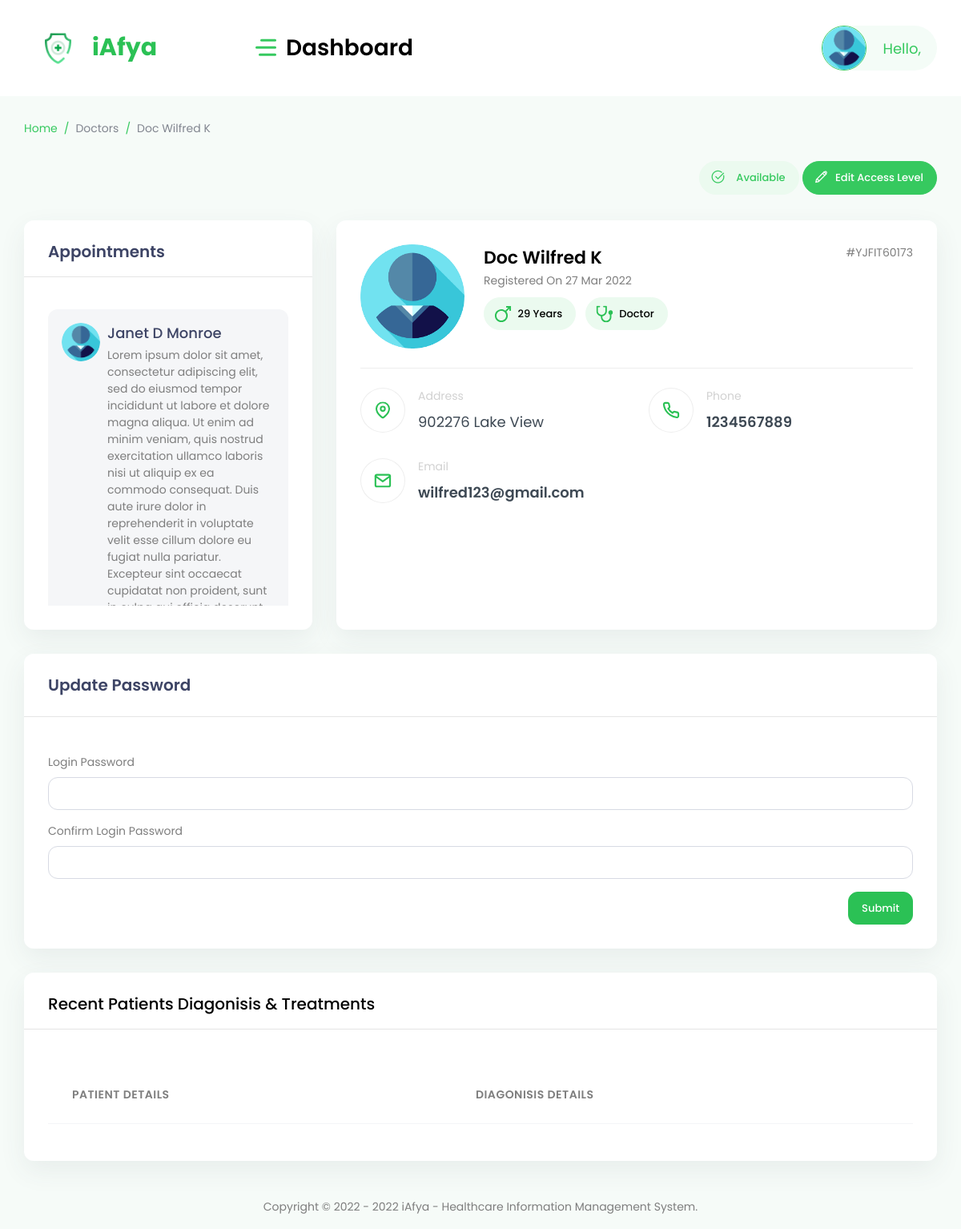
The page /views/doctor.php?view=4 on the database its author committed.
### tables this page shows
CREATE TABLE `users` (
  `user_id` int(200) NOT NULL,
  `user_number` varchar(200) DEFAULT NULL,
  `user_name` varchar(200) DEFAULT NULL,
  `user_email` varchar(200) DEFAULT NULL,
  `user_phone` varchar(200) DEFAULT NULL,
  `user_age` varchar(200) DEFAULT NULL,
  `user_address` longtext DEFAULT NULL,
  `user_passport` longtext DEFAULT NULL,
  `user_date_added` varchar(200) DEFAULT NULL,
  `user_password` varchar(200) DEFAULT NULL,
  `user_access_level` varchar(200) DEFAULT NULL
);

CREATE TABLE `appointments` (
  `app_id` int(200) NOT NULL,
  `app_ref_code` varchar(200) NOT NULL,
  `app_doc_id` int(200) NOT NULL,
  `app_user_id` int(200) NOT NULL,
  `app_status` varchar(200) DEFAULT NULL,
  `app_date` varchar(200) DEFAULT NULL,
  `app_details` longtext DEFAULT NULL
);

### views/doctor.php (the view, shortened to what this page needs)
<?php
require_once '../app/settings/config.php';
require_once('../app/partials/head.php');
?>
<body>
    <div id="main-wrapper">
        <?php require_once('../app/partials/header.php');
        $view = $_GET['view'];
        $ret = "SELECT * FROM users
        WHERE user_id  = '$view'";
        $stmt = $mysqli->prepare($ret);
        $stmt->execute();
        $res = $stmt->get_result();
        while ($user = $res->fetch_object()) {
        ?>
            <div class="content-body">
                <div class="container-fluid">
                    <div class="page-titles">
                        <ol class="breadcrumb">
                            <li class="breadcrumb-item active"><a href="javascript:void(0)">Home</a></li>
                            <li class="breadcrumb-item"><a href="doctors">Doctors</a></li>
                            <li class="breadcrumb-item"><a href="javascript:void(0)"><?php echo $user->user_name; ?></a></li>
                        </ol>
                    </div>
                    <div class="d-block d-sm-flex mb-3 mb-md-4">
                        <div class="dropdown ml-auto mr-1 d-inline-block">
                            <button type="button" class="btn btn-primary btn-rounded  light font-w600  mb-2" data-toggle="dropdown" aria-expanded="false">
                                <i class="las la-check-circle scale5 mr-3"></i>Available
                            </button>
                        </div>
                        <a data-toggle="modal" href="#update" class="btn btn-primary btn-rounded mb-2"><i class="las scale5 la-pencil-alt mr-2"></i> Edit Access Level</a>
                    </div>
                    <div class="row">
                        <div class="col-xl-3 col-lg-4 col-xxl-4">
                            <div class="card">
                                <div class="card-header border-0 pb-0">
                                    <h4 class="fs-20 font-w600 mb-0">Appointments</h4>
                                </div>
                                <hr>
                                <div class="card-body pt-4">
                                    <div id="DZ_W_Todo2" class="widget-media dz-scroll ps ps--active-y height370">
                                        <ul class="timeline">
                                            <?php
                                            $ret = "SELECT * FROM appointments a
                                            INNER JOIN users u ON u.user_id = a.app_user_id
                                            WHERE a.app_doc_id  = '$view'";
                                            $stmt = $mysqli->prepare($ret);
                                            $stmt->execute();
                                            $res = $stmt->get_result();
                                            while ($appts = $res->fetch_object()) {
                                            ?>
                                                <li>
                                                    <div class="timeline-panel bgl-dark flex-wrap border-0 p-3 rounded">
                                                        <div class="media bg-transparent mr-2">
                                                            <img class="rounded-circle" alt="image" width="48" src="../assets/images/no-profile.png">
                                                        </div>
                                                        <div class="media-body">
                                                            <h5 class="mb-1 fs-18"><?php echo $appts->user_name; ?></h5>
                                                            <span><?php echo $appts->app_details; ?></span>
                                                        </div>
                                                    </div>
                                                </li>
                                            <?php } ?>
                                        </ul>
                                    </div>
                                </div>
                            </div>
                        </div>
                        <div class="col-xl-6 col-xxl-8 col-lg-8">
                            <div class="card">
                                <div class="card-body">
                                    <div class="media d-sm-flex d-block text-center text-sm-left pb-4 mb-4 border-bottom">
                                        <img alt="image" class="rounded mr-sm-4 mr-0" width="130" src="../assets/images/no-profile.png">
                                        <div class="media-body align-items-center">
                                            <div class="d-sm-flex d-block justify-content-between my-3 my-sm-0">
                                                <div>
                                                    <h3 class="fs-22 text-black font-w600 mb-0"><?php echo $user->user_name; ?></h3>
                                                    <p class="mb-2 mb-sm-2">Registered On <?php echo $user->user_date_added; ?></p>
                                                </div>
                                                <span>#<?php echo $user->user_number; ?></span>
                                            </div>
                                            <a href="javascript:void(0);" class="btn bgl-primary btn-rounded text-black mb-2 mr-2">
                                                <?php echo $user->user_age; ?> Years
                                            </a>
                                            <a href="javascript:void(0);" class="btn bgl-primary btn-rounded mb-2 text-black">
                                                <?php if ($user->user_access_level == 'admin') { ?>
                                                    Administrator
                                                <?php } elseif ($user->user_access_level == 'doctor') { ?>
                                                    Doctor
                                                <?php } ?>
                                            </a>
                                        </div>
                                    </div>
                                    <div class="row">
                                        <div class="col-lg-6 mb-3">
                                            <div class="media">
                                                <span class="p-3 border border-primary-light rounded-circle mr-3">
                                                </span>
                                                <div class="media-body">
                                                    <span class="d-block text-light mb-2">Address</span>
                                                    <p class="fs-18 text-dark"><?php echo $user->user_address; ?></p>
                                                </div>
                                            </div>
                                        </div>
                                        <div class="col-lg-6 mb-lg-0 mb-3">
                                            <div class="media">
                                                <span class="p-3 border border-primary-light rounded-circle mr-3">
                                                </span>
                                                <div class="media-body">
                                                    <span class="d-block text-light mb-2">Phone</span>
                                                    <p class="fs-18 text-dark font-w600 mb-0"><?php echo $user->user_phone; ?></p>
                                                </div>
                                            </div>
                                        </div>
                                        <div class="col-lg-12">
                                            <div class="media">
                                                <span class="p-3 border border-primary-light rounded-circle mr-3">
                                                </span>
                                                <div class="media-body">
                                                    <span class="d-block text-light mb-2">Email</span>
                                                    <p class="fs-18 text-dark font-w600 mb-0"><?php echo $user->user_email; ?></p>
                                                </div>
                                            </div>
                                        </div>
                                    </div>
                                </div>
                            </div>
                        </div>
                        <div class="col-xl-3 col-xxl-12">
                            <div class="card abilities-chart">
                                <div class="card-header border-0 pb-0">
                                    <h4 class="fs-20 font-w600">Update Password</h4>
                                </div>
                                <hr>
                                <div class="card-body">
                                    <form method="post" enctype="multipart/form-data" role="form">
                                        <div class="row">
                                            <div class="form-group col-md-12">
                                                <label for="">Login Password</label>
                                                <input type="password" required name="new_password" class="form-control">
                                            </div>
                                            <div class="form-group col-md-12">
                                                <label for="">Confirm Login Password</label>
                                                <input type="password" required name="confirm_password" class="form-control">
                                            </div>
                                        </div>
                                        <div class="text-right">
                                            <button type="submit" name="update_passwords" class="btn btn-success btn-roundedu">Submit</button>
                                        </div>
                                    </form>
                                </div>
                            </div>
                        </div>
                        <div class="col-12">
                            <div class="card">
                                <div class="card-header border-0 pb-0">
                                    <h3 class="fs-20 mb-0 text-black">Recent Patients Diagonisis & Treatments</h3>
                                </div>
                                <hr>
                                <div class="card-body">
                                    <table class="table verticle-middle table-responsive-md">
                                        <thead>
                                            <tr>
                                                <th scope="col">Patient Details</th>
                                                <th scope="col">Diagonisis Details</th>
                                            </tr>
                                        </thead>
                                            <?php
                                            $ret = "SELECT * FROM diagonisis d
                                            INNER JOIN users u ON u.user_id = d.diag_patient_id
                                            WHERE d.diag_doctor_id = '$view'";
                                            $stmt = $mysqli->prepare($ret);
                                            $stmt->execute();
                                            $res = $stmt->get_result();
                                            ?>
                                    </table>
                                </div>
                            </div>
                        </div>
                    </div>
                </div>
            </div>
        <?php }
        require_once('../app/partials/footer.php'); ?>
    </div>
</body>
</html>

### rows shown on the page
users: user_name "Doc Wilfred K", user_date_added "27 Mar 2022", user_number "YJFIT60173", user_age "29", user_access_level "Doctor", user_address "902276 Lake View", user_phone "1234567889", user_email "wilfred123@gmail.com"
appointments: app_user.user_name "Janet D Monroe", app_details "Lorem ipsum dolor sit amet, consectetur adipiscing elit, sed do eiusmod tempor incididunt ut labore et dolore magna aliqua. Ut enim ad minim veniam, quis nostrud exercitation ullamco laboris nisi ut aliquip ex ea commodo consequat. Duis aute irure dolor in reprehenderit in voluptate velit esse cillum dolore eu fugiat nulla pariatur. Excepteur sint occaecat cupidatat non proident, sunt…"
